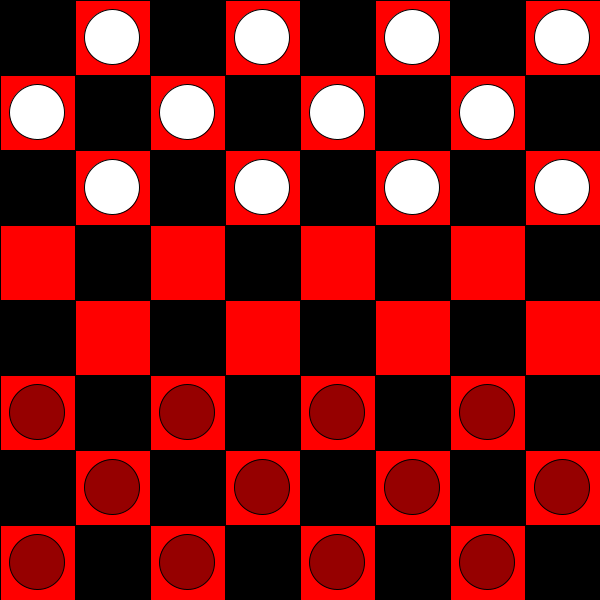
Frame 1 (no input)
Frame 60 (the mouse pressed at the canvas centre just before this capture): identical to frame 1, image omitted
Frame 120 (the mouse held since frame 60 and released just before this capture): identical to frame 1, image omitted

The Processing sketch that drew this single still picture (run headless with seeded random() and noise(); from frame 60 on, the mouse is pressed at the canvas centre):

// Processing sketch: HW4a_CheckerBoard
// ── HW4a_CheckerBoard.pde
/* //<>//

 author: Fady Safar
 title: HW4a - Processing - Checkers, Chess or Go (Wei Qi)
 
 */


void setup () {
  size (600, 600);
  //background (0, 0, 0);
}

int n=8; // number of quares per row and column 
int squareSize = (width*6)/n;
int sw =1;
int [][]pieceArray = new int [8][8];
int [][]boardArray= new int[8][8];
float center = squareSize/2;
boolean initialized = false;

int red=2;
int white=1;
int black=0;
int empty =0;
int numWhite=0;
int radius= squareSize-20;


void initializeBoard() {

  //draw board squares and initialize the board array
  background(0);
  for (int y=0; y <n; y++) {
    for (int x=sw; x < n; x+=2) {
      fill(255, 0, 0);
      stroke(0);
      boardArray[x][y]=red;
      rect (x*squareSize, y*squareSize, squareSize, squareSize);
    }

    if (sw == 0) {
      sw=1;
    } else {
      sw=0;
    }
  }


  //initiate white pieces

  for (int i=0; i<5; i++) {
    for (int j=0; j<n; j++) {
      //  println((i+j)%2);
      if ((i+j)%2 == 0) {
        pieceArray[j][i]=empty;
      } else {
        if (numWhite++ > 23) {
          pieceArray[j][i] = empty;
        } else {
          pieceArray[j][i]=white;
          numWhite++;
        }
      }
    }
  }

  // initiate red pieces

  for (int ii=n-3; ii<n; ii++) {
    for (int jj=0; jj<n; jj=jj+1) {

      if ((ii+jj)%2 == 1) {
        pieceArray[jj][ii]=red;
      } else { 
        pieceArray[jj][ii]=empty;
      }
    }
  }
}

void drawBoard() {
  background(0);
  for (int y=0; y <n; y++) {
    for (int x=sw; x < n; x+=2) {
      fill(255, 0, 0);
      stroke(0);
      boardArray[x][y]=red;
      rect (x*squareSize, y*squareSize, squareSize, squareSize);
    }

    if (sw == 0) {
      sw=1;
    } else {
      sw=0;
    }
  }
}

void placePieces() {

  for (int i=0; i<n; i++) {
    for (int j=0; j<n; j++) {

      if (boardArray[i][j]==red) {
        fill(255, 0, 0);
        rect (i*squareSize, j*squareSize, squareSize, squareSize);
      } else {
        fill(0);
        rect (i*squareSize, j*squareSize, squareSize, squareSize);
      }
      if (pieceArray[i][j] != empty) {
        if (pieceArray[i][j] == red) {
          fill(150, 0, 0);
        } else {
          fill(255, 255, 255);
        }
        stroke(0);
        ellipse(i*squareSize+center, j*squareSize+center, radius, radius);
      }
    }
  }
}

int pieceColor=0;

void mousePressed () {
  int x= ceil(mouseX/squareSize);
  int y= ceil(mouseY/squareSize);

  println("Row="+(x+1));
  println("Col="+(y+1));

  pieceColor=pieceArray[x][y];
  pieceArray[x][y]=empty;


  placePieces();
  
   if (pieceColor == red) {
    fill(160, 0, 0);
  } else if (pieceColor == white) { 
    fill(255, 255, 255);
  } else { 
    noFill();
    noStroke();
  }


  ellipse(mouseX, mouseY, radius, radius);
}

void mouseDragged() {


  println(mouseX);
  println(mouseY);

  placePieces();

  if (pieceColor == red) {
    fill(150, 0, 0);
  } else if (pieceColor == white) { 
    fill(255, 255, 255);
  } else { 
    noFill();
    noStroke();
  }


  ellipse(mouseX, mouseY, radius, radius);
}


void mouseReleased() {
  int x= ceil(mouseX/squareSize);
  int y= ceil(mouseY/squareSize);


  pieceArray[x][y]=pieceColor;

  placePieces();
}


void draw() {

  if (initialized) { 
    return;
  } else {
    initializeBoard();
    initialized = true;
  }
  placePieces();
}
